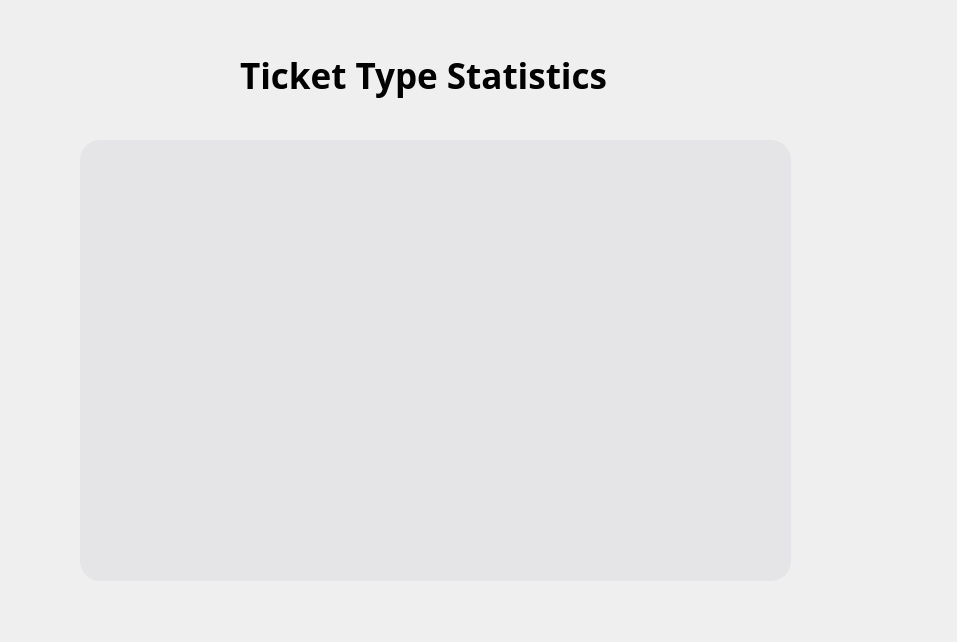
<?xml version="1.0" encoding="UTF-8"?>
<ui version="4.0">
 <class>Dialog</class>
 <widget class="QDialog" name="Dialog">
  <property name="geometry">
   <rect>
    <x>0</x>
    <y>0</y>
    <width>957</width>
    <height>642</height>
   </rect>
  </property>
  <property name="windowTitle">
   <string>Dialog</string>
  </property>
  <widget class="QLabel" name="label">
   <property name="geometry">
    <rect>
     <x>0</x>
     <y>0</y>
     <width>961</width>
     <height>641</height>
    </rect>
   </property>
   <property name="text">
    <string/>
   </property>
   <property name="pixmap">
    <pixmap resource="resource.qrc">:/image/img/bg.jpeg</pixmap>
   </property>
   <property name="scaledContents">
    <bool>true</bool>
   </property>
  </widget>
  <widget class="QWidget" name="statisticsWidget" native="true">
   <property name="geometry">
    <rect>
     <x>80</x>
     <y>140</y>
     <width>711</width>
     <height>441</height>
    </rect>
   </property>
   <property name="styleSheet">
    <string notr="true">#statisticsWidget{
    background-color: rgba(214, 215, 222, 0.4);
    border-radius: 20px;

}</string>
   </property>
  </widget>
  <widget class="QLabel" name="label_2">
   <property name="geometry">
    <rect>
     <x>240</x>
     <y>40</y>
     <width>441</width>
     <height>71</height>
    </rect>
   </property>
   <property name="font">
    <font>
     <family>Sylfaen</family>
     <pointsize>26</pointsize>
     <bold>true</bold>
    </font>
   </property>
   <property name="text">
    <string>Ticket Type Statistics</string>
   </property>
  </widget>
 </widget>
 <resources>
  <include location="resource.qrc"/>
 </resources>
 <connections/>
</ui>
